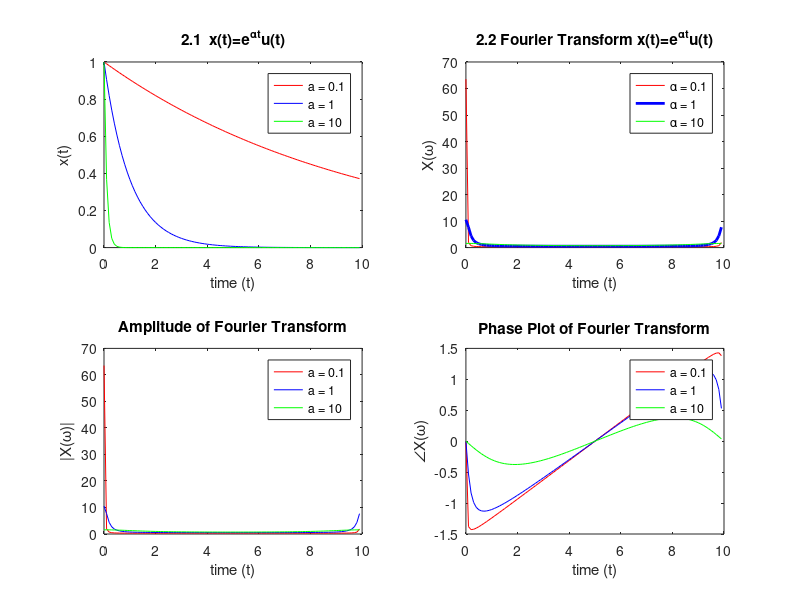

The MATLAB source for this figure:
% Code written by Jessica Atkinson + one other (Harper!!!)
% EE348 - L - 01
% April 12, 2017
% Lab 7: Fourier Transform

close all
clear all

% Given a function x(t), find its Fourier Transform (FT)
% Generates the function x(t) = e^((-alpha)*t)*u(t)

% Fourier Transform defined as:
% X(w) = integral((x(t)*exp((-1i)*w*t)), 0, t) 

% Lab Exercise: Part 1
% Case 1: alpha = 0.1
dt=0.1;
t = 0 : dt: 10-dt;

%F = @(w) R(w) .* exp(-1*a*t);
x_1 = exp((-0.1).*(t));
x_2 = exp((-(1).*(t)));
x_3 = exp((-(10).*(t)));

% Fourier Transform (FT)
% FT  is 1/(a+jw)
x_1_FT = fft(x_1)
x_2_FT = fft(x_2)
x_3_FT = fft(x_3)
% Magnitude of FT
x_mag1_FT = real(x_1_FT);
x_mag2_FT = real(x_2_FT);
x_mag3_FT = real(x_3_FT);
% Phase of FT
x_phase1_FT = angle(x_1_FT);
x_phase2_FT = angle(x_2_FT);
x_phase3_FT = angle(x_3_FT);

%Plotting
subplot(2,2,1)
plot (t, x_1, 'r'); hold on;
plot (t, x_2, 'b'); hold on;
plot (t, x_3, 'g');
title('2.1  x(t)=e^{\alphat}u(t)')
xlabel('time (t)')
ylabel('x(t)')
legend('show')
legend('a = 0.1', 'a = 1', 'a = 10')
hold off;

% Fourier Transform
subplot(2,2,2)
plot (t, x_1_FT, 'r'); hold on;
plot (t, x_2_FT, 'b-','LineWidth',2); hold on;
plot (t, x_3_FT, 'g');
title('2.2 Fourier Transform x(t)=e^{\alphat}u(t)')
xlabel('time (t)')
ylabel('X(\omega)')
legend('show')
legend('\alpha = 0.1', '\alpha = 1', '\alpha = 10')
hold off;

% Amplitude Fourier Transform
subplot(2,2,3)
plot (t, x_mag1_FT, 'r'); hold on;
plot (t, x_mag2_FT, 'b'); hold on;
plot (t, x_mag3_FT, 'g');
title('Amplitude of Fourier Transform')
xlabel('time (t)')
ylabel('|X(\omega)|')
legend('show')
legend('a = 0.1', 'a = 1', 'a = 10')
hold off;

% Phase Fourier Transform
subplot(2,2,4)
plot (t, x_phase1_FT, 'r'); hold on;
plot (t, x_phase2_FT, 'b'); hold on;
plot (t, x_phase3_FT, 'g');
title('Phase Plot of Fourier Transform')
xlabel('time (t)')
ylabel('\angleX(\omega)')
legend('show')
legend('a = 0.1', 'a = 1', 'a = 10')
hold off;

%end of lab6.m
